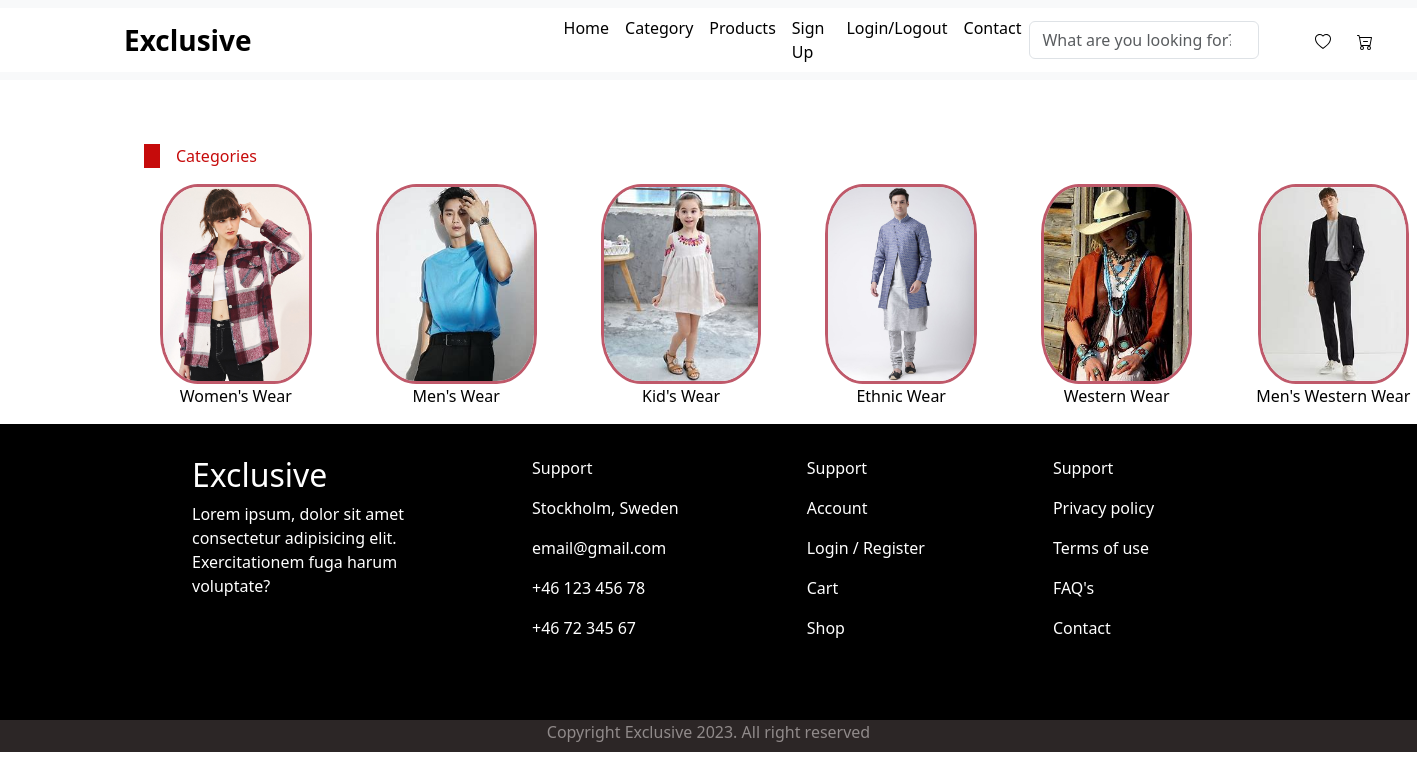
The page /category on the database its author committed.
### app/models.py (models this page shows, shortened)
class category(models.Model):
    name=models.CharField(max_length=200)
    image=models.FileField(upload_to='products/images')

### app/views.py (the view)
# urls.py: path('category', views.category_view),
def category_view(request):
    categories = category.objects.all()
    return render(request, 'category.html', {'category': categories})

### templates/category.html (shortened to what this page needs)
{% extends "common.html" %}
{% block content %}
{% load static %}
<div class="sale">
    <p class="today" >Categories</p>
</div>
<div class="pro">
    {% for i in category %}
    <a href="{% url "prodscat" i.id %}" style="text-decoration:none">
    {% include "categories.html" with data=i %}</a>
    {% endfor %}
</div>
{% endblock content %}

### templates/common.html (shortened to what this page needs)
<!DOCTYPE html>
{% load static %}
<html lang="en">
<head>
    <link rel="stylesheet" href="{% static "css/home.css" %}">
    <link rel="stylesheet" href="{% static "css/oneproduct1.css" %}">
    <link rel="stylesheet" href="{% static "css/order.css" %}">
    <link href="https://cdn.jsdelivr.net/npm/bootstrap@5.3.3/dist/css/bootstrap.min.css" rel="stylesheet">
</head>
<body>
    <header>{% include "header.html" %}</header>
    <section>{% block content %}{% endblock content %}</section>
    <footer>{% include "footer.html" %}</footer>
</body>
</html>

### templates/header.html (shortened to what this page needs)
<!DOCTYPE html>
<html lang="en">
<head>
  <link href="https://cdn.jsdelivr.net/npm/bootstrap@5.3.3/dist/css/bootstrap.min.css" rel="stylesheet">
</head>
<body>
  <nav class="navbar navbar-expand-lg bg-body-tertiary" style="margin: 0px;">
    <div class="container-fluid"  style="background-color: white;  height: 4em;">
      <a class="navbar-brand" style="font-family: 'Segoe UI', Tahoma, Geneva, Verdana, sans-serif; padding-left: 4em; font-size: 28px;" href="#"><b>Exclusive</b></a>
      <div class="collapse navbar-collapse" id="navbarSupportedContent">
        <ul class="navbar-nav me-auto mb-2 mb-lg-0" style="padding-left: 18em;">
          <li class="nav-item">
            <a class="nav-link active" aria-current="page" href="{% url "home" %}">Home</a>
          </li>
          <li class="nav-item">
            <a class="nav-link active" aria-current="page" href="category">Category</a>
          </li>
          <li class="nav-item">
            <a class="nav-link active" aria-current="page" href="product">Products</a>
          </li>
          <li class="nav-item">
            <a class="nav-link active" aria-current="page" href="{% url "sign" %}">Sign Up</a>
          </li>
            <a class="nav-link active" aria-current="page" href="{% url "loginpage" %}">Login/Logout</a>
          <li class="nav-item">
            <a class="nav-link active" aria-current="page" href="#">Contact </a>
          </li>
        </ul>
        <form class="d-flex" role="search" style="padding-right: 2em;">
          <input class="form-control me-4" style="width: 230px;" type="search" placeholder="What are you looking for?" aria-label="Search">
        </form>
        <div style="display: flex; gap: 1.6em; padding-right: 2em;">
         <a href="{% url "wish" %}"></a>
          <a href="{% url "cartproduct" %}"></a>
        </div>
      </div>
    </div>
  </nav>
</body>
</html>

### templates/categories.html (shortened to what this page needs)
<!DOCTYPE html>
{% load static %}
<html lang="en">
<head>
</head>
<body>
    <div>
        <img src="{{i.image.url}}" alt="" class="cat">
        <p style="color:black">{{i.name}}</p>
    </div>
</body>
</html>

### templates/footer.html (shortened to what this page needs)
<!DOCTYPE html>
{% load static  %}
<html lang="en">
<head>
    <link rel="stylesheet" href="{% static "css/foot.css" %}">
</head>
<body>
    <div class="foot">
        <div class="foot1">
            <h2>Exclusive</h2>
            <p>Lorem ipsum, dolor sit amet <br> consectetur adipisicing elit. <br> Exercitationem fuga harum <br> voluptate?</p>
        </div>
        <div class="foot2">
            <p>Support</p>
            <p>Stockholm, Sweden</p>
            <p>email@gmail.com</p>
            <p>+46 123 456 78</p>
            <p>+46 72 345 67</p>
        </div>
        <div class="foot3">
            <p>Support</p>
            <p>Account</p>
            <p>Login / Register</p>
            <p>Cart</p>
            <p>Shop</p>
        </div>
        <div class="foot4">
            <p>Support</p>
            <p>Privacy policy</p>
            <p>Terms of use</p>
            <p>FAQ's</p>
            <p>Contact</p>
        </div>
    </div>
    <div class="footlast">
        <p>Copyright Exclusive 2023. All right reserved</p>
    </div>
</body>
</html>

### static/css/home.css (style rules this page uses)
.pro { display: flex; align-items: center; text-align: center; padding-left: 10em; gap: 4em; }
.sale { padding-top: 4em; padding-left: 9em; }
.today { border-left: 1rem solid rgb(198, 11, 11); padding-left: 1em; color: rgb(198, 11, 11) ; }
.cat { height: 200px; border-radius: 25%; border: 0.2em solid rgb(191, 89, 106); }

### static/css/foot.css (style rules this page uses)
.foot { display: flex; gap: 8em; background-color: black; color: white; padding-left: 12em; padding-top: 2em; padding-bottom: 4em; }
.footlast { background-color: rgb(44, 38, 38); text-align: center; color: rgb(144, 138, 138); height: 2em; }

### rows shown on the page
category: image (picture), name "Women's Wear"
category: image (picture), name "Men's Wear"
category: image (picture), name "Kid's Wear"
category: image (picture), name "Ethnic Wear"
category: image (picture), name "Western Wear"
category: image (picture), name "Men's Western Wear"
